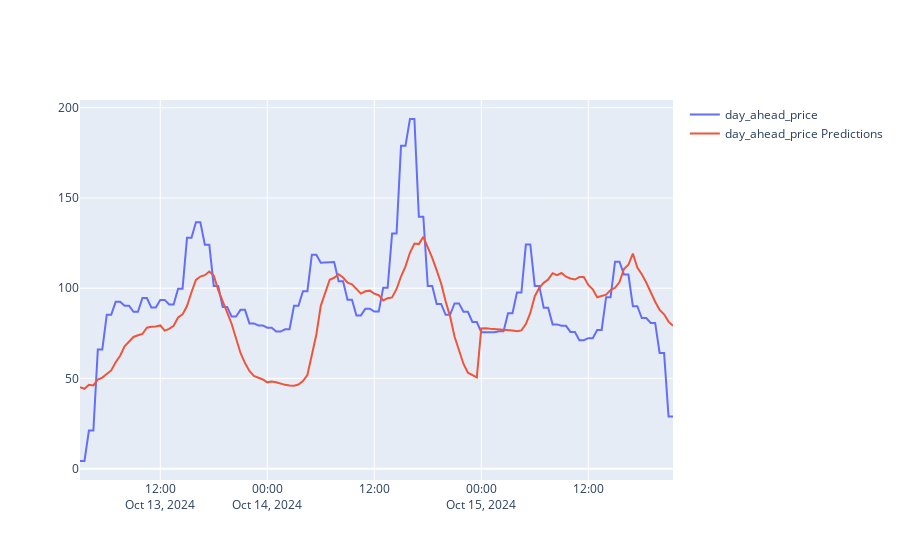

Write notebook code for a chart like this one.
### Code cell
#plot imbalance price and predictions
fig = go.Figure()
fig.add_trace(go.Scatter(x=df_api_new_merged2_test["timestamp_utc"], y=df_api_new_merged2_test["day_ahead_price"], mode='lines', name='day_ahead_price'))
fig.add_trace(go.Scatter(x=df_api_new_merged2_test["timestamp_utc"], y=df_api_new_merged2_test["day_ahead_price_predictions_2"], mode='lines', name='day_ahead_price Predictions'))

### Figure 1 — Plotly figure (JSON) as saved in the notebook; plotly's stock layout.template omitted (floating-point values rounded to 4 significant figures; data arrays with more than 128 entries replaced by an {"elided": "..."} marker saying what was removed)
{"data": [{"mode": "lines", "name": "day_ahead_price", "type": "scatter", "x": {"elided": "134 str values"}, "y": {"elided": "134 float values"}}, {"mode": "lines", "name": "day_ahead_price Predictions", "type": "scatter", "x": {"elided": "134 str values"}, "y": {"elided": "134 float values"}}], "layout": {}}
